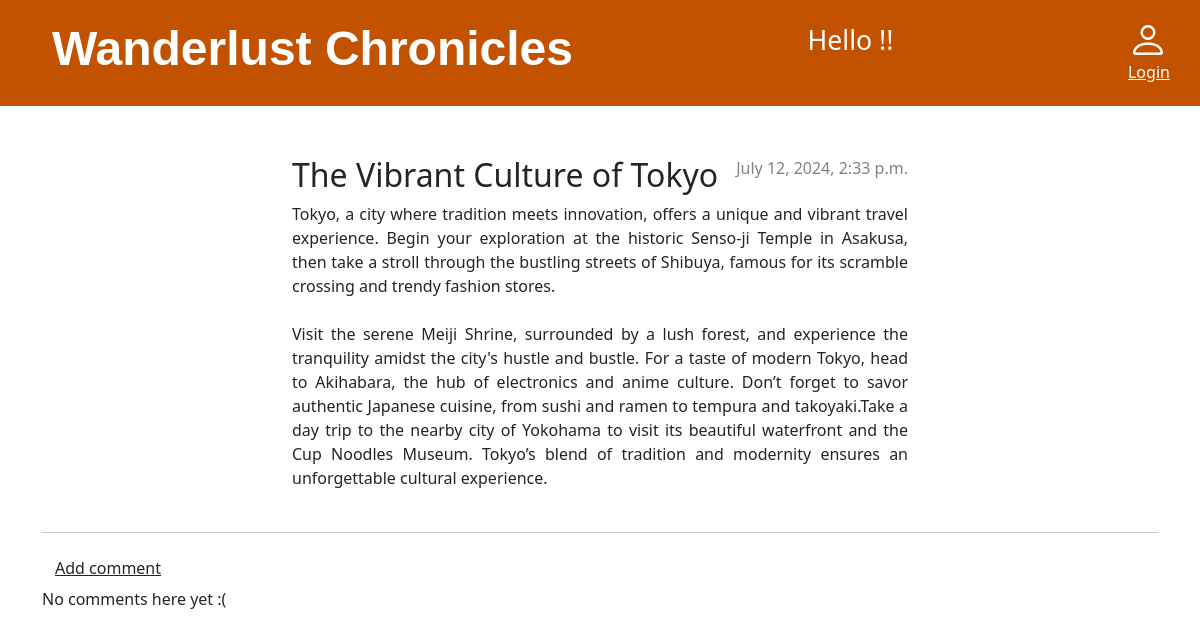
The page /post/26/ on the database its author committed.
### blog/models.py (models this page shows, shortened)
class Post(models.Model):
    author = models.ForeignKey(settings.AUTH_USER_MODEL, on_delete=models.CASCADE)
    title = models.CharField(max_length=200)
    text = models.TextField()
    created_date = models.DateTimeField(default=timezone.now)
    published_date = models.DateTimeField(blank=True, null=True)
    objects = models.Manager()

### blog/views.py (the view)
# urls.py: path("post/<int:pk>/", views.post_detail, name="post_detail"),
def post_detail(request, pk):
    post = get_object_or_404(Post, pk=pk)
    return render(request, "blog/post_detail.html", {"post": post})

### blog/templates/blog/post_detail.html (shortened to what this page needs)
{% extends 'blog/base.html' %} {% block content %}
<article class="post">
    {% if post.published_date %}
    <div class="date">{{ post.published_date }}</div>
    {% endif %}
    <h2>{{ post.title }}</h2>
    <p>{{ post.text | linebreaksbr }}</p>
</article>
<hr />
<a class="btn btn-default"
    href="{% url 'add_comment_to_post' pk=post.pk %}"><u>Add
        comment</u></a>
{% for comment in post.comments.all %}
<div class="comment">
    <div class="date">{{ comment.created_date }}</div>
    <strong>{{ comment.author }}</strong>
    <p>{{ comment.text|linebreaks }}</p>
</div>
{% empty %}
<p>No comments here yet :(</p>
{% endfor %} {% endblock %}

### blog/static/css/blog.css (style rules this page uses)
.date { color: #828282; }
.post { padding: 10px 250px; text-align: justify }
.post>.date, .post>.actions { float: right; }

### rows shown on the page
Post: published_date "July 12, 2024, 2:33 p.m.", title "The Vibrant Culture of Tokyo", text "Tokyo, a city where tradition meets innovation, offers a unique and vibrant travel experience. Begin your exploration at the historic Senso-ji Temple in Asakusa, then take a stroll through the bustling streets of Shibuya, famous for its scramble crossing and trendy fashion stores. Visit the serene Meiji Shrine, surrounded by a lush forest, and experience the tranquility amidst the city's hustle and bustle. For a taste of modern Tokyo, head to Akihabara, the hub of electronics and anime culture. Don’t forget to savor authentic Japanese cuisine, from sushi and ramen to tempura and takoyaki.Take a day trip to the nearby city of Yokohama to visit its beautiful waterfront and the Cup Noodles…"
